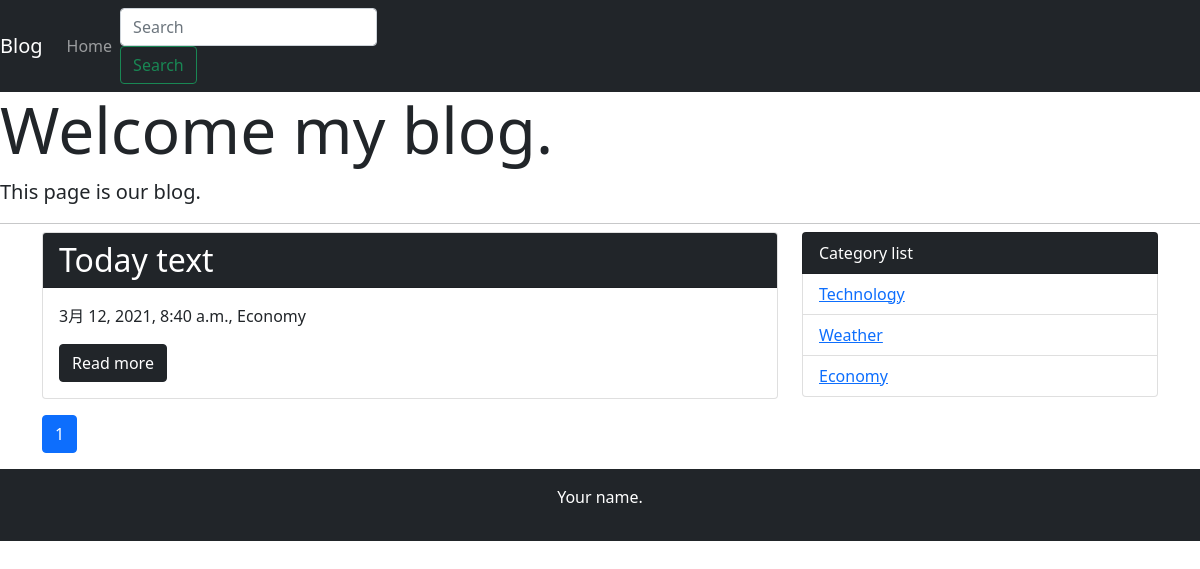
Page /category/3/ on the earlier database version.
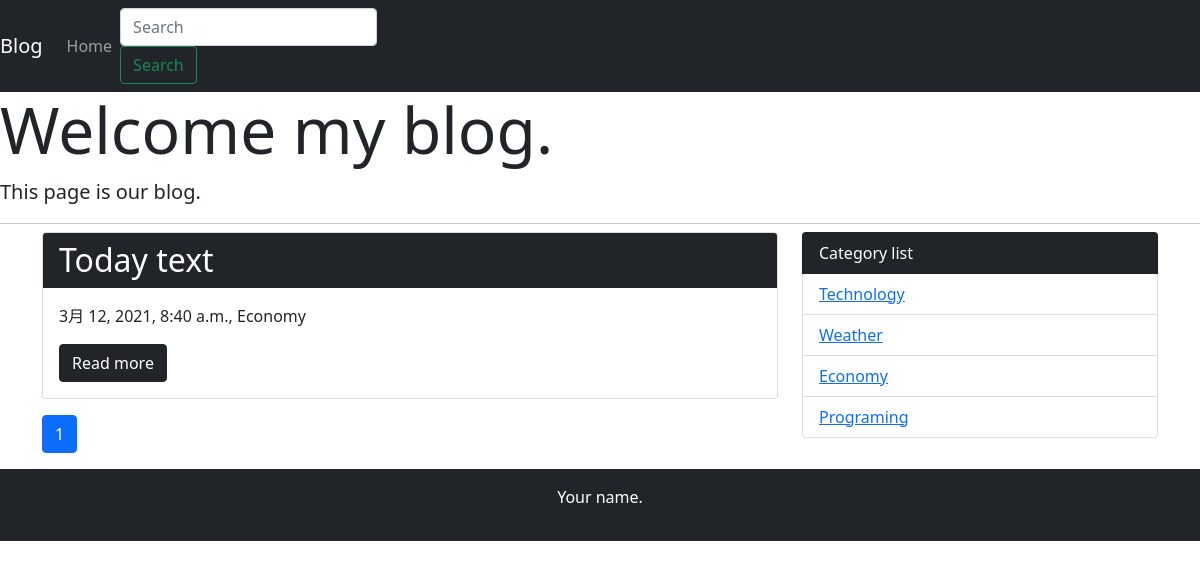
Same page on the later database version.
### blog/models.py (models this page shows, shortened)
class Post(models.Model):
    title = models.CharField('title', max_length=255)
    text = models.TextField('content')
    created_at = models.DateTimeField('created_date', default=timezone.now)
    category = models.ForeignKey(Category, verbose_name='category', on_delete=models.PROTECT)

class Category(models.Model):
    name = models.CharField('category_name', max_length=255)
    created_at = models.DateTimeField('created_date', default=timezone.now)
    def __str__(self):
        return self.name

### blog/views.py (the view)
# urls.py: path('category/<int:pk>/', views.CategoryView.as_view(), name='category'),
class CategoryView(generic.ListView):
    model = Post
    paginate_by = 2
    def get_queryset(self):
        category = get_object_or_404(Category, pk=self.kwargs['pk'])
        queryset = Post.objects.order_by('-created_at').filter(category=category)
        return queryset

### blog/context_process.py (called while the page is built)
def common(request):
    context = {
        'category_list': Category.objects.all(),
    }
    return context

### blog/templatetags/mytag.py (called while the page is built)
@register.simple_tag
def url_replace(request, field, value):
    url_dict = request.GET.copy()
    url_dict[field] = value
    return url_dict.urlencode()

### blog/templates/blog/post_list.html
{% extends 'blog/base.html' %}
{% block content %}
{% for post in post_list %}
    <div class="card mb-3">
        <h2 class="card-header bg-dark text-white">{{ post.title }}</h2>
        <div class="card-body">
            <p>{{ post.created_at }}, {{ post.category }}</p>
        <a href="#!" class="btn btn-dark">Read more</a>
        </div>
    </div>
{% endfor %}
{% include 'blog/page.html' %}
{% endblock content %}

### blog/templates/blog/base.html (shortened to what this page needs)
<!doctype html>
<html lang="ja">
  <head>
    <link href="https://cdn.jsdelivr.net/npm/bootstrap@5.0.0-beta2/dist/css/bootstrap.min.css" rel="stylesheet">
  </head>
  <body>
    <nav class="navbar navbar-expand-lg navbar-dark bg-dark">
      <a class="navbar-brand" href="#">Blog</a>
      <div class="collapse navbar-collapse" id="navbarSupportedContent">
        <ul class="navbar-nav mr-auto">
          <li class="nav-item active">
            <a class="nav-link" href="{% url 'blog:index' %}">Home</a>
          </li>
        </ul>
        <form class="form-inline my-2 my-lg-0" method="GET" action="{% url 'blog:index' %}">
          <input class="form-control mr-sm-2" type="text" placeholder="Search" aria-label="Search" name='search-key'>
          <button class="btn btn-outline-success .my-2 my-sm-0" type="submit">Search</button>
        </form>
      </div>
    </nav>
      <div class="jumbotron">
        <h1 class="display-3">Welcome my blog.</h1>
        <p class="lead">This page is our blog.</p>
        <hr class="my-2">
      </div>
      <div class="container">
        <div class="row">
          <div class="col-md-8">
            {% block content %}
            {% endblock content %}
          </div>
          <div class="col-md-4">
            <ul class="list-group">
              <li class="list-group-item bg-dark text-white">Category list</li>
              {% for category in category_list %}
                <li class="list-group-item"><a href="{% url 'blog:category' category.pk %}">{{ category }}</a></li>
              {% endfor %}
            </ul>
          </div>
        </div>
      </div>
      <footer class="bg-dark text-white text-center py-3">
        <p>Your name.</p>
      </footer>
  </body>
</html>

Differences in the rows shown:
added Category: name "Programing"
